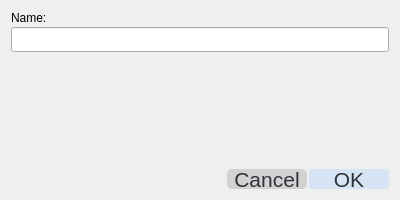
<?xml version="1.0" encoding="UTF-8"?>
<ui version="4.0">
 <class>Form</class>
 <widget class="QWidget" name="Form">
  <property name="geometry">
   <rect>
    <x>0</x>
    <y>0</y>
    <width>400</width>
    <height>200</height>
   </rect>
  </property>
  <property name="windowTitle">
   <string>Form</string>
  </property>
  <layout class="QVBoxLayout" name="verticalLayout">
   <property name="spacing">
    <number>2</number>
   </property>
   <item>
    <widget class="QLabel" name="label">
     <property name="text">
      <string>Name:</string>
     </property>
    </widget>
   </item>
   <item>
    <widget class="QLineEdit" name="namelineedit">
     <property name="minimumSize">
      <size>
       <width>0</width>
       <height>25</height>
      </size>
     </property>
    </widget>
   </item>
   <item>
    <spacer name="verticalSpacer">
     <property name="orientation">
      <enum>Qt::Vertical</enum>
     </property>
     <property name="sizeHint" stdset="0">
      <size>
       <width>20</width>
       <height>104</height>
      </size>
     </property>
    </spacer>
   </item>
   <item>
    <widget class="QLabel" name="errorlabel">
     <property name="styleSheet">
      <string notr="true">color:rgb(255, 0, 0)</string>
     </property>
     <property name="text">
      <string/>
     </property>
     <property name="alignment">
      <set>Qt::AlignCenter</set>
     </property>
    </widget>
   </item>
   <item>
    <layout class="QHBoxLayout" name="horizontalLayout">
     <item>
      <spacer name="horizontalSpacer">
       <property name="orientation">
        <enum>Qt::Horizontal</enum>
       </property>
       <property name="sizeHint" stdset="0">
        <size>
         <width>40</width>
         <height>20</height>
        </size>
       </property>
      </spacer>
     </item>
     <item>
      <widget class="QPushButton" name="cancelbutton">
       <property name="sizePolicy">
        <sizepolicy hsizetype="Minimum" vsizetype="Minimum">
         <horstretch>0</horstretch>
         <verstretch>0</verstretch>
        </sizepolicy>
       </property>
       <property name="minimumSize">
        <size>
         <width>80</width>
         <height>20</height>
        </size>
       </property>
       <property name="styleSheet">
        <string notr="true">border-radius:5px;background-color:rgb(210, 210, 210);
font: 16pt;color:rgb(47, 50, 58);</string>
       </property>
       <property name="text">
        <string>Cancel</string>
       </property>
      </widget>
     </item>
     <item>
      <widget class="QPushButton" name="okbutton">
       <property name="sizePolicy">
        <sizepolicy hsizetype="Minimum" vsizetype="Minimum">
         <horstretch>0</horstretch>
         <verstretch>0</verstretch>
        </sizepolicy>
       </property>
       <property name="minimumSize">
        <size>
         <width>80</width>
         <height>20</height>
        </size>
       </property>
       <property name="styleSheet">
        <string notr="true">border-radius:3px;background-color:rgb(214, 228, 243);
font: 16pt;color:rgb(47, 50, 58)</string>
       </property>
       <property name="text">
        <string>OK</string>
       </property>
      </widget>
     </item>
    </layout>
   </item>
  </layout>
 </widget>
 <resources/>
 <connections/>
</ui>
